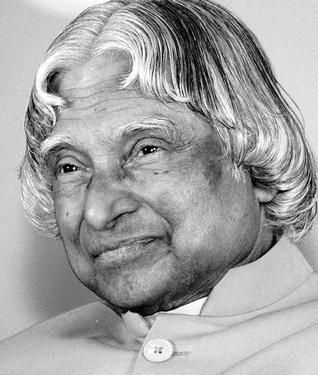
#> input picture sample_data/APJ Abdul Kalam.jpg, 318 x 375 px
$ python -i image_pipeline.py   (imports and definitions only)
#> lines starting #> are read from the running program, lines starting #| are printed output that depends on the picture
#> further down, picture is the input picture: PIL image 318x375 L; min 0, max 255, mean 163.5
import cv2
import numpy as np
from PIL import Image, ImageChops, ImageEnhance
import io
import os
import base64
import time

def perform_error_level_analysis(pil_image: Image.Image, quality: int = 90) -> float:
    """Computes Error Level Analysis (ELA) score to detect resaved / spliced regions."""
#> called with quality = 90
    try:
        # Save temp copy at specific JPEG quality
        buffer = io.BytesIO()
        pil_image.convert("RGB").save(buffer, "JPEG", quality=quality)
        buffer.seek(0)
        resaved = Image.open(buffer)

        # Calculate difference
        diff = ImageChops.difference(pil_image.convert("RGB"), resaved)
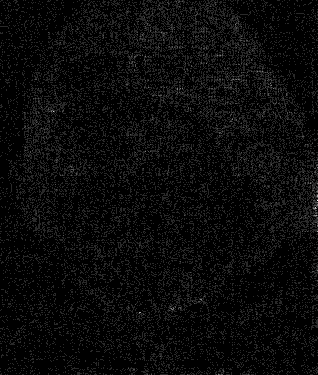
#> diff: PIL image 318x375 RGB; min 0, max 6, mean 0.243; drawn with min black and max white
        extrema = diff.getextrema()
#> extrema = ((0, 6), (0, 6), (0, 6))
        max_diff = max([ex[1] for ex in extrema])
#> max_diff = 6
        if max_diff == 0:
            max_diff = 1
        scale = 255.0 / max_diff
#> scale = 42.5
        diff = ImageEnhance.Brightness(diff).enhance(scale)

        # Convert to numpy and compute average error intensity
        diff_arr = np.array(diff).astype(np.float32)
        score = float(np.mean(diff_arr) / 255.0)
#> score = 0.04
        return min(max(score * 1.5, 0.05), 0.95)
    except Exception:
        return 0.42

# [104 lines left out: functions compute_frequency_artifacts, generate_heatmap_overlay, analyze_image_bytes, not called in this run]

>>> from PIL import Image
>>> picture = Image.open('../../sample_data/APJ Abdul Kalam.jpg')
>>> result = perform_error_level_analysis(picture)
#> result = 0.06

$ run again, on sample_data/image_fake_stylegan2.jpg
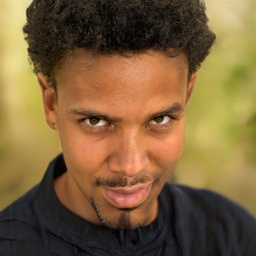
#> input picture sample_data/image_fake_stylegan2.jpg, 256 x 256 px
#> picture is the input picture: PIL image 256x256 RGB; mean R, G, B 125.5, 97.9, 60.2
#> extrema = ((0, 18), (0, 17), (0, 22))
#> max_diff = 22
#> scale = 11.59
#> in perform_error_level_analysis, `diff = ImageEnhance.Brightness(diff).enhance(scale)`:
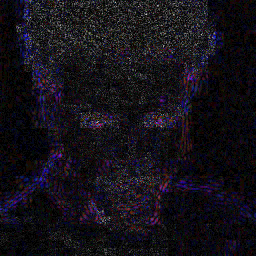
#> diff: PIL image 256x256 RGB; mean R, G, B 20.5, 17.2, 24.4
#> score = 0.0811
#> result = 0.122
